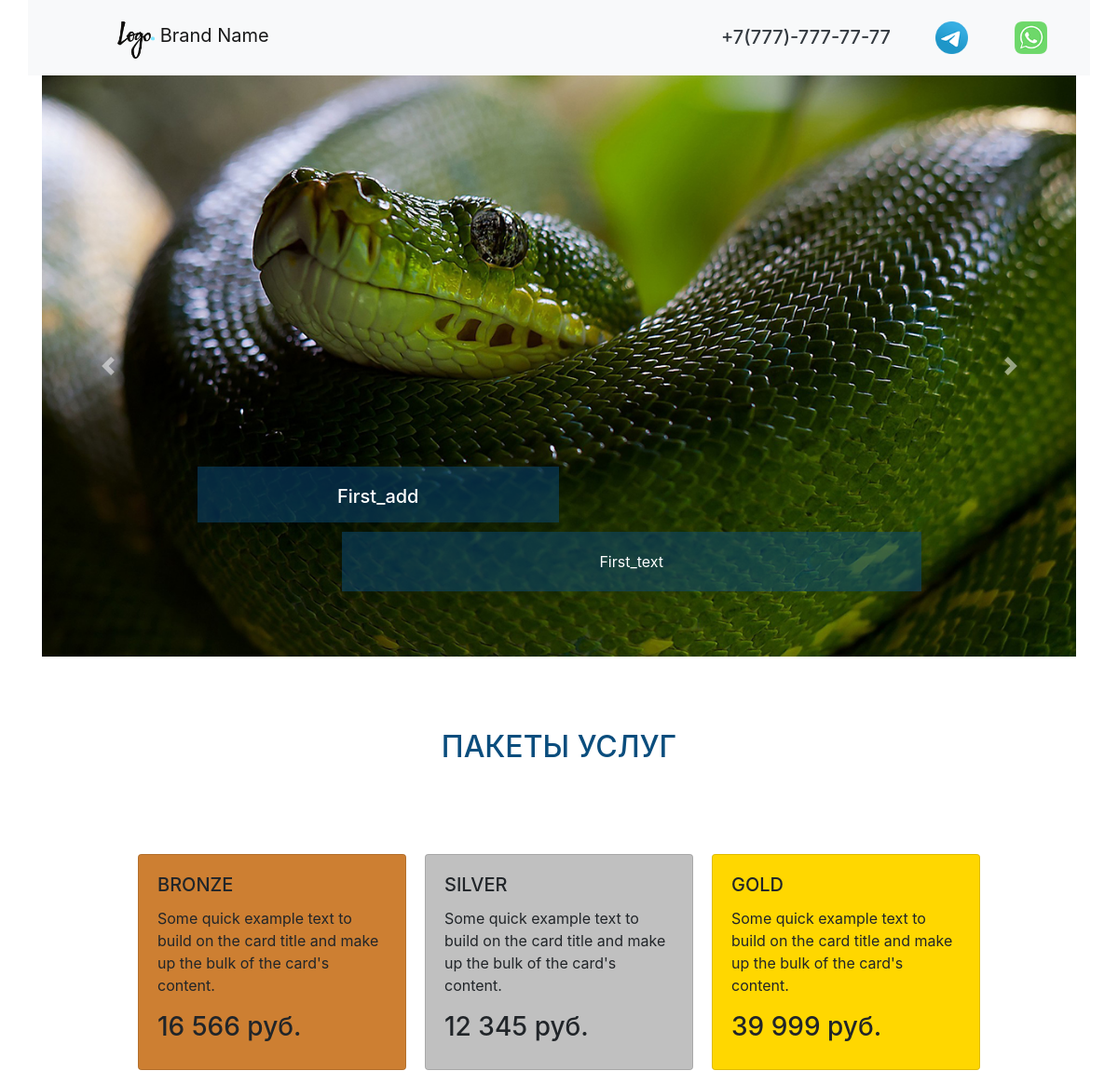
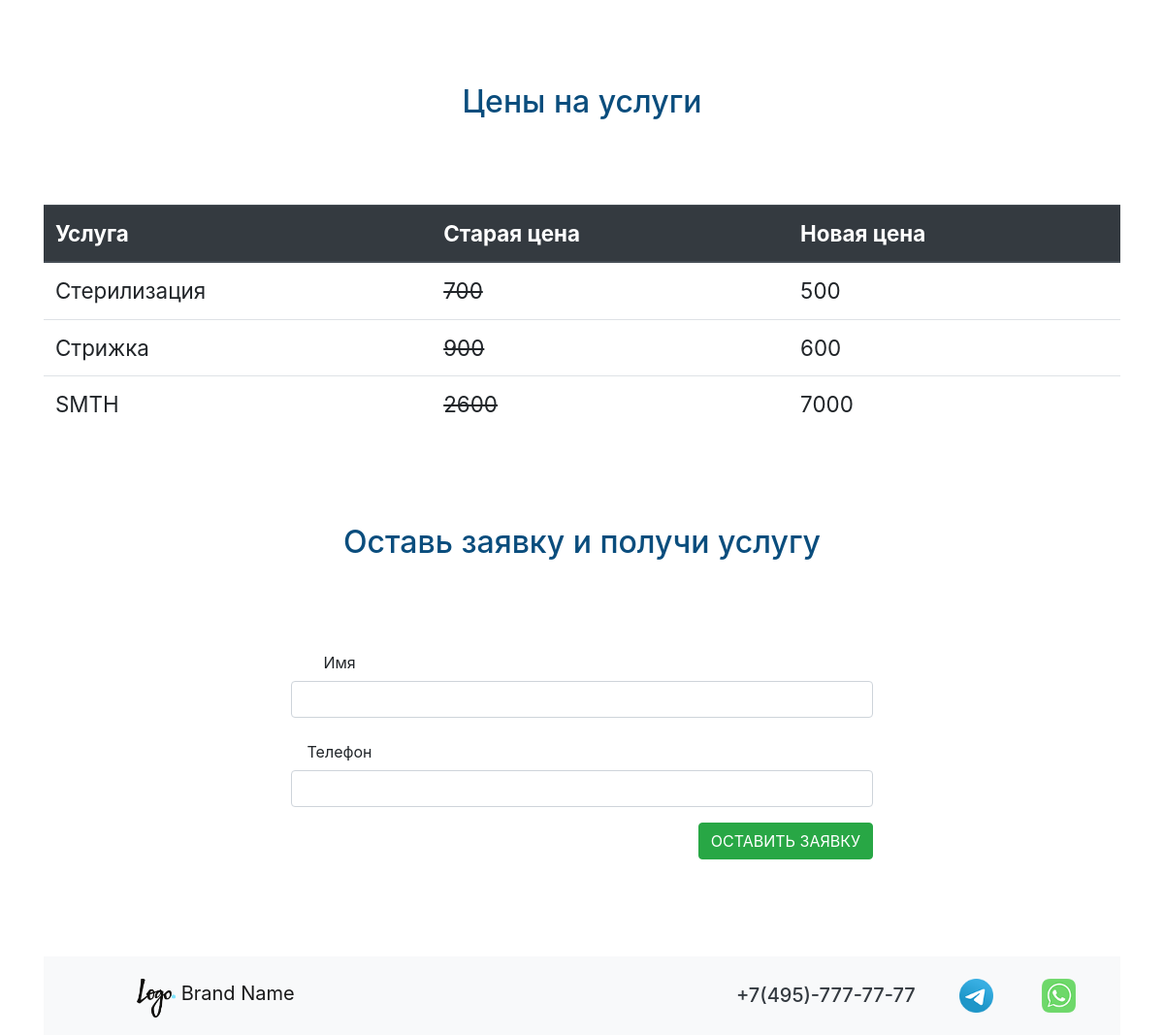
The page / on the database its author committed (2 pictures, top to bottom).
### cms/models.py (models this page shows, shortened)
class CmsSlider(models.Model):
    cms_img = models.ImageField(upload_to='sliderimg/')
    cms_title = models.CharField(max_length=200, verbose_name='Заголовок')
    cms_text =  models.CharField(max_length=200, verbose_name='Текст')
    cms_css = models.CharField(max_length=200, null=True, default='-', verbose_name='CSS класс')
    class Meta:
        verbose_name = 'Слайд'
        verbose_name_plural = 'Слайды'

### price/models.py (models this page shows, shortened)
class PriceCard(models.Model):
    pc_value = models.CharField(max_length=20, verbose_name='Цена')
    pc_description = models.CharField(max_length=200, verbose_name='Описание')
    def __str__(self):
        return self.pc_value
    class Meta:
        verbose_name = 'Цены'
        verbose_name_plural = 'Цены'

class PriceTable(models.Model):
    pt_title = models.CharField(max_length=200, verbose_name='Услуга')
    pt_old_price = models.CharField(max_length=200, verbose_name='Старая цена')
    pt_new_price = models.CharField(max_length=20, verbose_name='Новая цена')
    class Meta:
        verbose_name = 'Услугу'
        verbose_name_plural = 'Услуги'

### crm/views.py (the view)
# urls.py: path('', views.first_page),
def first_page(request):
    slider_list = CmsSlider.objects.all()
    pc_1 = PriceCard.objects.get(pk=1)
    pc_2 = PriceCard.objects.get(pk=2)
    pc_3 = PriceCard.objects.get(pk=3)
    price_table = PriceTable.objects.all()
    form = OrderForm()
    dict_obj = {'slider_list': slider_list,
                'pc_1': pc_1,
                'pc_2': pc_2,
                'pc_3':pc_3,
                'price_table': price_table,
                'form': form,
                }
    return render(request, './index.html', dict_obj)

### crm/forms.py
class OrderForm(forms.Form):
    name = forms.CharField(max_length=200, required=False, widget=forms.TextInput(attrs={'class':'form-control'}))
    phone = forms.CharField(max_length=200, required=False, widget=forms.TextInput(attrs={'class':'form-control'}))

### templates/index.html (shortened to what this page needs)
{% extends 'base.html' %}
{% load static %}
{% block index %}
	{% include 'carusel.html' %}
  	{% include 'price.html' %}
  	<section>
  		<div class="container class_form">
  			<h1 class="text-3">Оставь заявку и получи услугу</h1>
  			<div class="row justify-content-center">
  			<form action="{% url 'thanks' %}" method="POST" style="width: 50%;">
			  <div class="form-group row">
			    <label for="inputEmail3" class="col-sm-2 col-form-label">Имя</label><br>
				  {{ form.name }}
			  </div>
			  <div class="form-group row">
			    <label for="inputEmail3" class="col-sm-2 col-form-label">Телефон</label><br>
				  {{ form.phone }}
			  </div>
			  <div style="float: right;" class="form-group row">
			      <button type="submit" class="btn btn-success">ОСТАВИТЬ ЗАЯВКУ</button>
			  </div>
			</form>
			</div>
  		</div>
  	</section>
{% endblock %}

### templates/base.html (shortened to what this page needs)
{% load static %}
<!doctype html>
<html lang="ru">
  <head>
    <link href="{% static 'external.css' %}" rel="stylesheet">
    <link rel="stylesheet" href="https://cdn.jsdelivr.net/npm/bootstrap@4.5.3/dist/css/bootstrap.min.css">
  </head>
  <body>
	<nav class="navbar navbar-light bg-light container">
	  <a class="navbar-brand logo-top" href="#">
	    <img src="{% static 'img/Logo.png' %}" width="40" height="40" class="d-inline-block align-top" alt="" loading="lazy">
	    Brand Name
	  </a>
	  <div class="contact-top">
                <a class="whatsapp-number" href="https://web.whatsapp.com/"></a>
                <a class="telegram-number" href="https://t.me/"></a>
              <a class="phone-number text-dark" href="tel:+74957777777">
              	<h5>+7(777)-777-77-77</h5></a>
      </div>
	</nav>
{% block index %}
{% endblock %}
<footer>
  		<div class="container">
  			<nav class="navbar navbar-light bg-light container">
			    <a class="navbar-brand logo-top" href="#">
			    	<img src="{% static 'img/Logo.png' %}" width="40" height="40" class="d-inline-block align-top" alt="" loading="lazy">
			    	Brand Name
			    </a>
	  			<div class="contact-top">
	                <a class="whatsapp-number" href="https://web.whatsapp.com/"></a>
	                <a class="telegram-number" href="https://t.me/"></a>
	              	<a class="phone-number text-dark" href="tel:+74957777777">
	              	<h5>+7(495)-777-77-77</h5></a>
      			</div>
			</nav>
  		</div>
  	    </footer>
  </body>
</html>

### templates/carusel.html (shortened to what this page needs)
{% load static %}
  	<section>
  		<div id="carouselExampleCaptions" class="carousel slide container" data-ride="carousel">
		  <div class="carousel-inner">
			  {% for slide in slider_list %}
		    <div class="carousel-item {{ slide.cms_css }}">
		      <img src="{{ slide.cms_img.url }}" class="d-block w-100"  alt="...">
		      <div class="carousel-caption d-none d-md-block">
		        <h5 class="slaider_h">{{ slide.cms_title }}</h5>
		        <p class="slaider_p">{{ slide.cms_text }}</p>
		      </div>
		    </div>
			 {% endfor %}
		  </div>
		  <a class="carousel-control-prev" href="#carouselExampleCaptions" role="button" data-slide="prev">
		    <span class="carousel-control-prev-icon" aria-hidden="true"></span>
		  </a>
		  <a class="carousel-control-next" href="#carouselExampleCaptions" role="button" data-slide="next">
		    <span class="carousel-control-next-icon" aria-hidden="true"></span>
		  </a>
		</div>
  	</section>

### templates/price.html
<section>
  		<div class="container">
  			<h1 class="text-3">ПАКЕТЫ УСЛУГ</h1>
  			<div class="row justify-content-center">
  				<div class="card product_card" style="width: 18rem; background-color: #cd7f32;">
				  <div class="card-body">
				    <h5 class="card-title">BRONZE</h5>
				    <p class="card-text">Some quick example text to build on the card title and make up the bulk of the card's content.</p>
				    <h3>{{ pc_1 }} руб.</h3>
				  </div>
				</div>
				<div class="card product_card" style="width: 18rem; background-color: #c0c0c0;">
				  <div class="card-body">
				    <h5 class="card-title">SILVER</h5>
				    <p class="card-text">Some quick example text to build on the card title and make up the bulk of the card's content.</p>
				    <h3>{{ pc_2 }} руб.</h3>
				  </div>
				</div>
				<div class="card product_card" style="width: 18rem; background-color: #ffd700;">
				  <div class="card-body">
				    <h5 class="card-title">GOLD</h5>
				    <p class="card-text">Some quick example text to build on the card title and make up the bulk of the card's content.</p>
				    <h3>{{ pc_3 }} руб.</h3>
				  </div>
				</div>
  			</div>
  		</div>
  	</section>
  	<section>
  		<div class="container">
  			<h1 class="text-3">Цены на услуги</h1>
  			<table class="table table_one">
			  <thead class="thead-dark">
			    <tr>
			      <th scope="col">Услуга</th>
			      <th scope="col">Старая цена</th>
			      <th scope="col">Новая цена</th>
			    </tr>
			  </thead>
			  <tbody>
			  {% for obj in price_table %}
			    <tr>
			      <td>{{ obj.pt_title }}</td>
			      <td><del>{{ obj.pt_old_price }}</del></td>
			      <td>{{ obj.pt_new_price }}</td>
			    </tr>
			 {% endfor %}
			  </tbody>
			</table>
  		</div>
  	</section>

### landing/static/external.css (style rules this page uses)
.logo-top { width: 100px; height: 40px; float: left; margin: 0px 0px 5px 80px; }
.phone-number { width: 200px; height: 40px; float: right; margin: 20px 10px 5px 20px; }
.whatsapp-number { width: 35px; height: 35px; float: right; margin: 15px 30px 5px 20px; background: url(./img/wa-image-color.png) no-repeat center top / cover; transition: 0.5s ease-in-out; }
.telegram-number { width: 35px; height: 35px; float: right; margin: 15px 30px 5px 20px; background: url(./img/tg-image-color.png) no-repeat center top / cover; transition: 0.5s ease-in-out; }
.slaider_h { height: 60px; width: 50%; margin: 30px 0px 10px 0px; padding-top: 20px; background-color: rgba(10, 77, 125, 0.5); text-align: center; }
.slaider_p { height: 100%; width: 80%; float: right; margin: 0px 0px 30px 0px; padding-top: 20px; padding-bottom: 20px; background-color: rgba(10, 77, 125, 0.5); text-align: center; }
.text-3 { color: rgb(10, 77, 125); font-size: 2em; text-align: center; padding-top: 7%; padding-bottom: 7%; }
.product_card { margin: 10px; }
.table_one { font-size: 1.4em; }
.class_form { text-align: center; padding-bottom: 7%; }

### rows shown on the page
CmsSlider: cms_img (picture), cms_title "First_add", cms_text "First_text"
PriceCard: pc_value "16 566"
PriceCard: pc_value "12 345"
PriceCard: pc_value "39 999"
PriceTable: pt_title "Стерилизация", pt_old_price "700", pt_new_price "500"
PriceTable: pt_title "Стрижка", pt_old_price "900", pt_new_price "600"
PriceTable: pt_title "SMTH", pt_old_price "2600", pt_new_price "7000"
